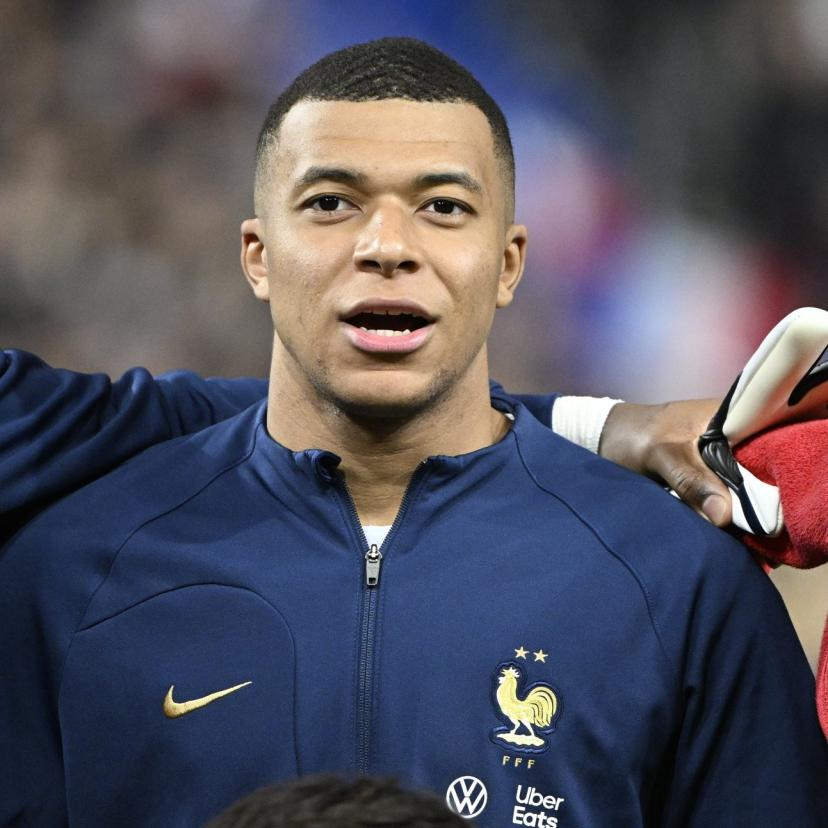
#> input picture testPhotos/kylian.jpg, 828 x 828 px, given in place of the camera
$ python test_trackvideo.py
#> lines starting #> are read from the running program, lines starting #| are printed output that depends on the picture; after the words box and inside, x2 and y2 are one past the last pixel; in counts of white or black regions, pixels touching at a corner belong together
#> further down, frame is the input picture: shape (828, 828, 3); mean B, G, R 93.8, 81.7, 83.6
import cv2 as cv
import os
import numpy as np

def detectAndDisplay(frame, face_cascade):

    # Vérifier que le modèle a bien été chargé
    if face_cascade.empty():
        print("Error loading face cascade")
        return

    frame_gray = cv.cvtColor(frame, cv.COLOR_BGR2GRAY)
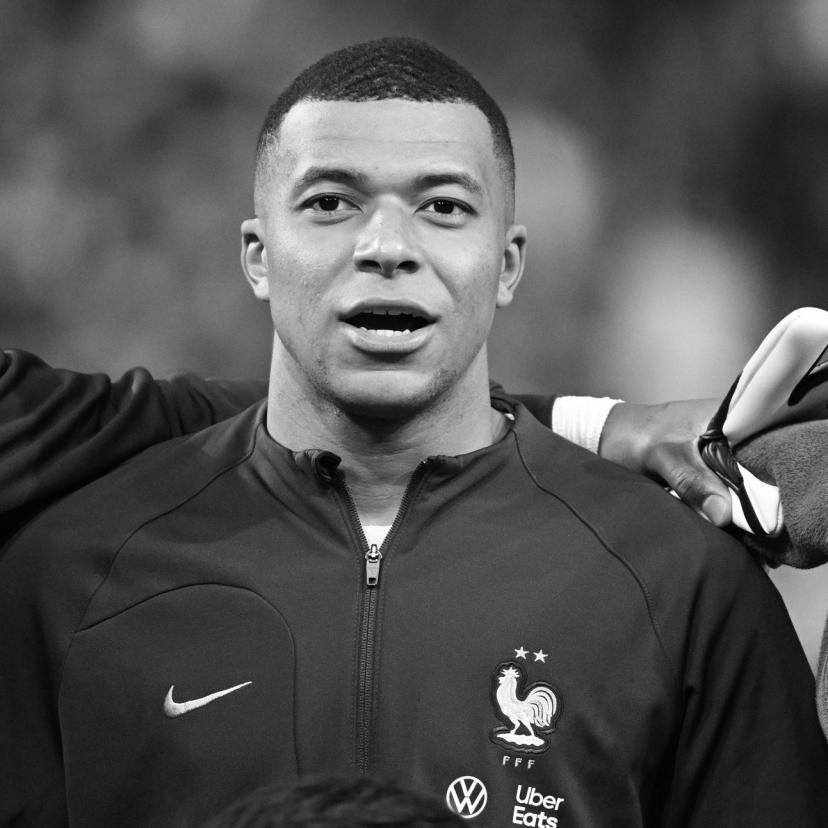
#> frame_gray: shape (828, 828); min 0, max 255, mean 83.7
    frame_gray = cv.equalizeHist(frame_gray)
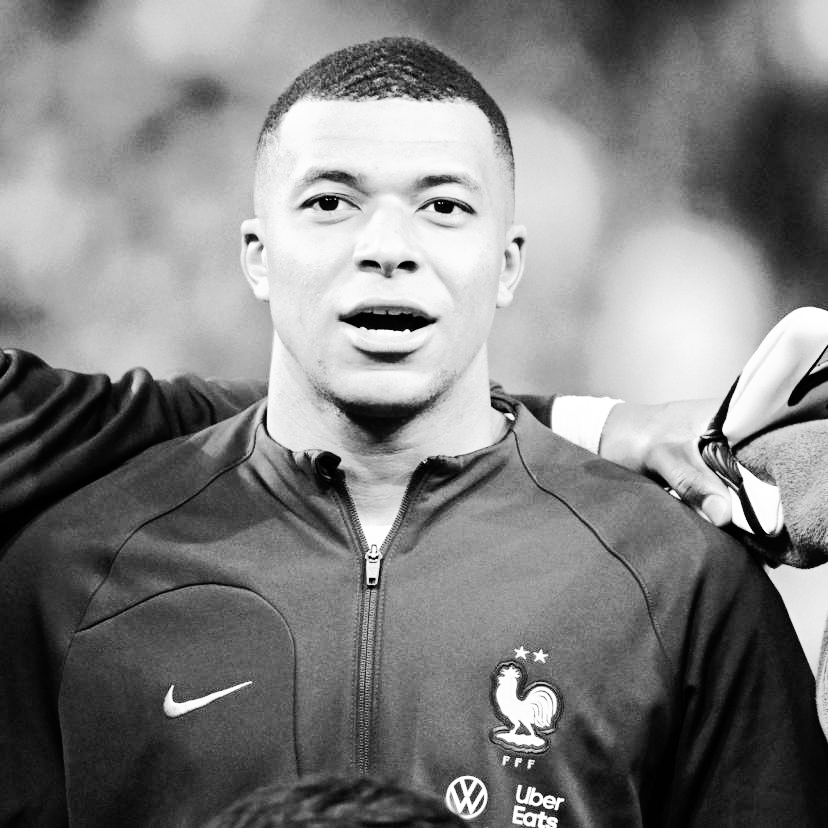
#> frame_gray: shape (828, 828); min 0, max 255, mean 128.4

    faces = face_cascade.detectMultiScale(frame_gray)
#> faces = [[230, 80, 307, 307]]

    for (x,y,w,h) in faces:
        frame = cv.rectangle(frame, (x, y), (x + w, y + h), (255, 255, 0), 2)
        face_region = frame_gray[y:y+h,x:x+w]
        face_region = cv.resize(face_region, (48, 48))
        face_region = cv.normalize(face_region, None, 0, 1)
#> this loop made 1 pass
#> pass 1, in detectAndDisplay, `frame = cv.rectangle(frame, (x, y), (x + w, y + h), (255, 255, 0), 2)`:
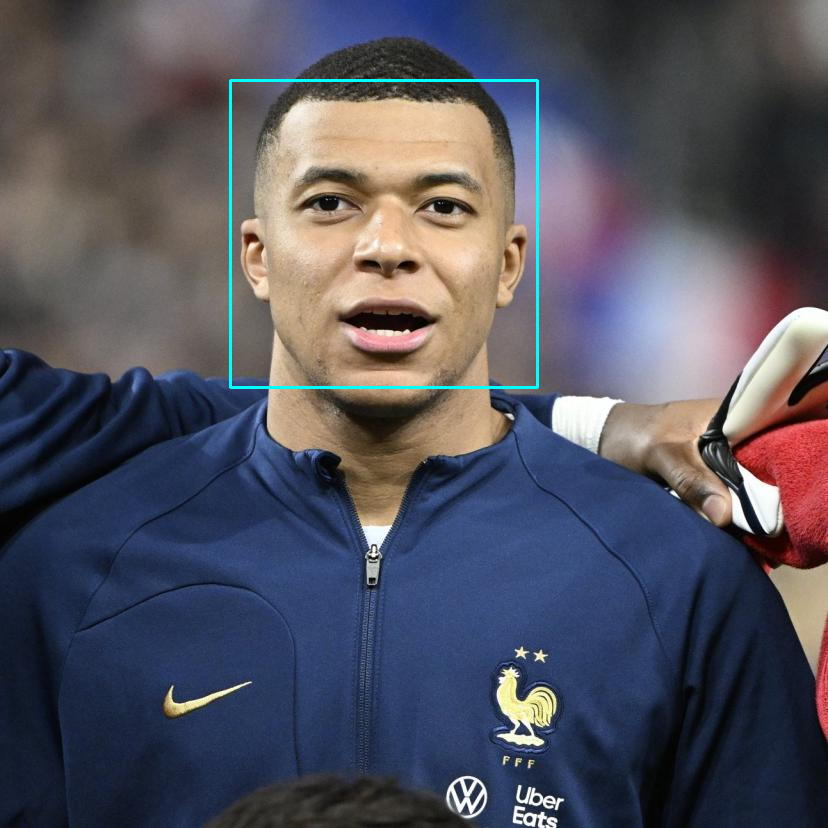
#> frame: shape (828, 828, 3); 0.54% of pixels changed, all inside (x1, y1, x2, y2) = (229, 79, 539, 389)
#> pass 1, in detectAndDisplay, `face_region = frame_gray[y:y+h,x:x+w]`:
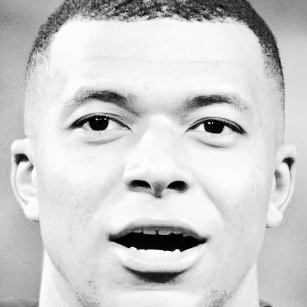
#> face_region: shape (307, 307); min 0, max 254, mean 204.3
#> pass 1, in detectAndDisplay, `face_region = cv.resize(face_region, (48, 48))`:
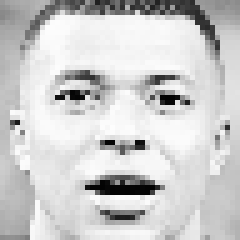
#> face_region: shape (48, 48) (shown 5 times larger); min 2, max 253, mean 204.1

    cv.imshow('Capture - Face detection', frame)

cascade_path = os.path.join("requiredFiles", "haarcascade_frontalface_alt.xml")
face_cascade = cv.CascadeClassifier(cascade_path)

cap = cv.VideoCapture(0)
if not cap.isOpened():
    print("Cannot open camera")
    exit()

while True:
    ret, frame = cap.read()
    if not ret:
        print("Can't receive frame (stream end?). Exiting ...")
        break

    detectAndDisplay(frame, face_cascade)

    if cv.waitKey(1) == ord('q'):
#> (key q is pressed here)
        break

cap.release()
cv.destroyAllWindows()

$ run again, on testPhotos/ousmane.jpg
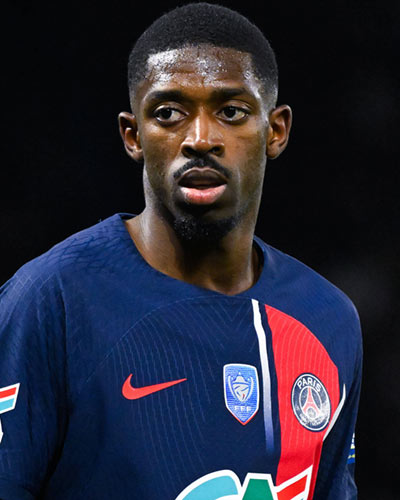
#> input picture testPhotos/ousmane.jpg, 400 x 500 px, given in place of the camera
#> frame is the input picture: shape (500, 400, 3); mean B, G, R 54, 38.9, 40.2
#> in detectAndDisplay, `frame_gray = cv.equalizeHist(frame_gray)`:
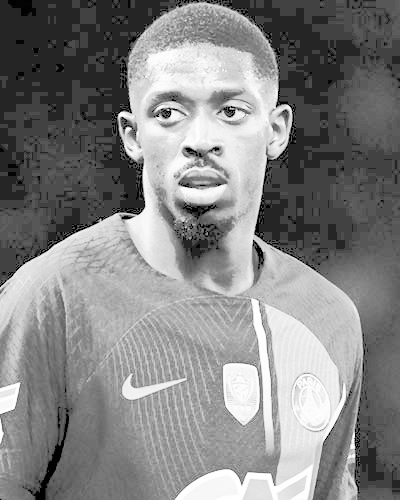
#> frame_gray: shape (500, 400); min 0, max 255, mean 132.3
#> faces = [[111, 38, 182, 182]]
#> the loop in detectAndDisplay, `for (x,y,w,h) in faces:` made 1 pass
#> pass 1, in detectAndDisplay, `face_region = cv.resize(face_region, (48, 48))`:
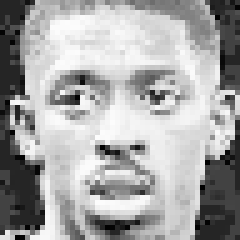
#> face_region: shape (48, 48) (shown 5 times larger); min 0, max 252, mean 166.4
